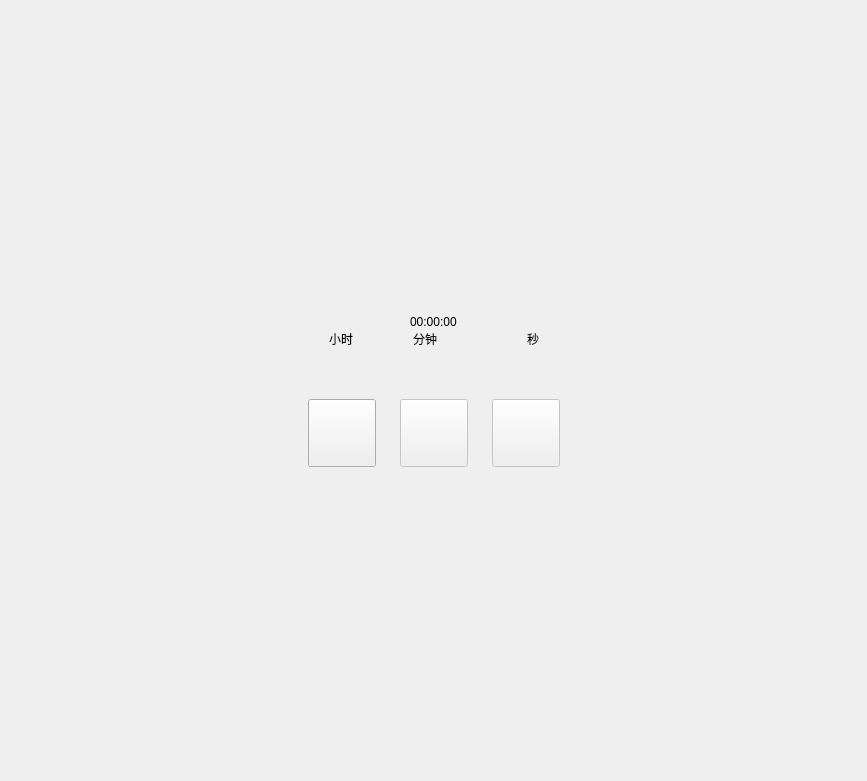
<?xml version="1.0" encoding="UTF-8"?>
<ui version="4.0">
 <class>StopWatchInterface</class>
 <widget class="QWidget" name="StopWatchInterface">
  <property name="geometry">
   <rect>
    <x>0</x>
    <y>0</y>
    <width>867</width>
    <height>781</height>
   </rect>
  </property>
  <property name="windowTitle">
   <string>Form</string>
  </property>
  <layout class="QVBoxLayout" name="verticalLayout_2">
   <item>
    <layout class="QVBoxLayout" name="verticalLayout">
     <property name="spacing">
      <number>0</number>
     </property>
     <item>
      <spacer name="verticalSpacer">
       <property name="orientation">
        <enum>Qt::Vertical</enum>
       </property>
       <property name="sizeHint" stdset="0">
        <size>
         <width>20</width>
         <height>40</height>
        </size>
       </property>
      </spacer>
     </item>
     <item alignment="Qt::AlignHCenter">
      <widget class="BodyLabel" name="timeLabel">
       <property name="text">
        <string>00:00:00</string>
       </property>
       <property name="lightColor" stdset="0">
        <color>
         <red>96</red>
         <green>96</green>
         <blue>96</blue>
        </color>
       </property>
       <property name="darkColor" stdset="0">
        <color>
         <red>206</red>
         <green>206</green>
         <blue>206</blue>
        </color>
       </property>
       <property name="pixelFontSize" stdset="0">
        <number>100</number>
       </property>
      </widget>
     </item>
     <item>
      <layout class="QHBoxLayout" name="horizontalLayout_3">
       <item>
        <spacer name="horizontalSpacer_4">
         <property name="orientation">
          <enum>Qt::Horizontal</enum>
         </property>
         <property name="sizeHint" stdset="0">
          <size>
           <width>40</width>
           <height>20</height>
          </size>
         </property>
        </spacer>
       </item>
       <item>
        <widget class="TitleLabel" name="hourLabel">
         <property name="text">
          <string>小时</string>
         </property>
         <property name="lightColor" stdset="0">
          <color>
           <red>96</red>
           <green>96</green>
           <blue>96</blue>
          </color>
         </property>
         <property name="darkColor" stdset="0">
          <color>
           <red>206</red>
           <green>206</green>
           <blue>206</blue>
          </color>
         </property>
        </widget>
       </item>
       <item>
        <spacer name="horizontalSpacer_6">
         <property name="orientation">
          <enum>Qt::Horizontal</enum>
         </property>
         <property name="sizeType">
          <enum>QSizePolicy::Fixed</enum>
         </property>
         <property name="sizeHint" stdset="0">
          <size>
           <width>60</width>
           <height>20</height>
          </size>
         </property>
        </spacer>
       </item>
       <item>
        <widget class="TitleLabel" name="minuteLabel">
         <property name="text">
          <string>分钟</string>
         </property>
         <property name="lightColor" stdset="0">
          <color>
           <red>96</red>
           <green>96</green>
           <blue>96</blue>
          </color>
         </property>
         <property name="darkColor" stdset="0">
          <color>
           <red>206</red>
           <green>206</green>
           <blue>206</blue>
          </color>
         </property>
        </widget>
       </item>
       <item>
        <spacer name="horizontalSpacer_7">
         <property name="orientation">
          <enum>Qt::Horizontal</enum>
         </property>
         <property name="sizeType">
          <enum>QSizePolicy::Fixed</enum>
         </property>
         <property name="sizeHint" stdset="0">
          <size>
           <width>90</width>
           <height>17</height>
          </size>
         </property>
        </spacer>
       </item>
       <item>
        <widget class="TitleLabel" name="secondLabel">
         <property name="text">
          <string>秒</string>
         </property>
         <property name="lightColor" stdset="0">
          <color>
           <red>96</red>
           <green>96</green>
           <blue>96</blue>
          </color>
         </property>
         <property name="darkColor" stdset="0">
          <color>
           <red>206</red>
           <green>206</green>
           <blue>206</blue>
          </color>
         </property>
        </widget>
       </item>
       <item>
        <spacer name="horizontalSpacer_5">
         <property name="orientation">
          <enum>Qt::Horizontal</enum>
         </property>
         <property name="sizeHint" stdset="0">
          <size>
           <width>40</width>
           <height>20</height>
          </size>
         </property>
        </spacer>
       </item>
      </layout>
     </item>
     <item>
      <spacer name="verticalSpacer_3">
       <property name="orientation">
        <enum>Qt::Vertical</enum>
       </property>
       <property name="sizeType">
        <enum>QSizePolicy::Fixed</enum>
       </property>
       <property name="sizeHint" stdset="0">
        <size>
         <width>20</width>
         <height>50</height>
        </size>
       </property>
      </spacer>
     </item>
     <item>
      <layout class="QHBoxLayout" name="horizontalLayout_2">
       <property name="spacing">
        <number>24</number>
       </property>
       <item>
        <spacer name="horizontalSpacer">
         <property name="orientation">
          <enum>Qt::Horizontal</enum>
         </property>
         <property name="sizeHint" stdset="0">
          <size>
           <width>40</width>
           <height>20</height>
          </size>
         </property>
        </spacer>
       </item>
       <item>
        <widget class="PillToolButton" name="startButton">
         <property name="minimumSize">
          <size>
           <width>68</width>
           <height>68</height>
          </size>
         </property>
         <property name="iconSize">
          <size>
           <width>21</width>
           <height>21</height>
          </size>
         </property>
         <property name="checked">
          <bool>true</bool>
         </property>
        </widget>
       </item>
       <item>
        <widget class="PillToolButton" name="flagButton">
         <property name="enabled">
          <bool>false</bool>
         </property>
         <property name="minimumSize">
          <size>
           <width>68</width>
           <height>68</height>
          </size>
         </property>
         <property name="iconSize">
          <size>
           <width>21</width>
           <height>21</height>
          </size>
         </property>
        </widget>
       </item>
       <item>
        <widget class="PillToolButton" name="restartButton">
         <property name="enabled">
          <bool>false</bool>
         </property>
         <property name="minimumSize">
          <size>
           <width>68</width>
           <height>68</height>
          </size>
         </property>
         <property name="iconSize">
          <size>
           <width>21</width>
           <height>21</height>
          </size>
         </property>
        </widget>
       </item>
       <item>
        <spacer name="horizontalSpacer_2">
         <property name="orientation">
          <enum>Qt::Horizontal</enum>
         </property>
         <property name="sizeHint" stdset="0">
          <size>
           <width>40</width>
           <height>20</height>
          </size>
         </property>
        </spacer>
       </item>
      </layout>
     </item>
     <item>
      <spacer name="verticalSpacer_2">
       <property name="orientation">
        <enum>Qt::Vertical</enum>
       </property>
       <property name="sizeHint" stdset="0">
        <size>
         <width>20</width>
         <height>40</height>
        </size>
       </property>
      </spacer>
     </item>
    </layout>
   </item>
  </layout>
 </widget>
 <customwidgets>
  <customwidget>
   <class>ToolButton</class>
   <extends>QToolButton</extends>
   <header>qfluentwidgets</header>
  </customwidget>
  <customwidget>
   <class>PillToolButton</class>
   <extends>ToggleToolButton</extends>
   <header>qfluentwidgets</header>
  </customwidget>
  <customwidget>
   <class>ToggleToolButton</class>
   <extends>ToolButton</extends>
   <header>qfluentwidgets</header>
  </customwidget>
  <customwidget>
   <class>BodyLabel</class>
   <extends>QLabel</extends>
   <header>qfluentwidgets</header>
  </customwidget>
  <customwidget>
   <class>TitleLabel</class>
   <extends>QLabel</extends>
   <header>qfluentwidgets</header>
  </customwidget>
 </customwidgets>
 <resources/>
 <connections/>
</ui>
